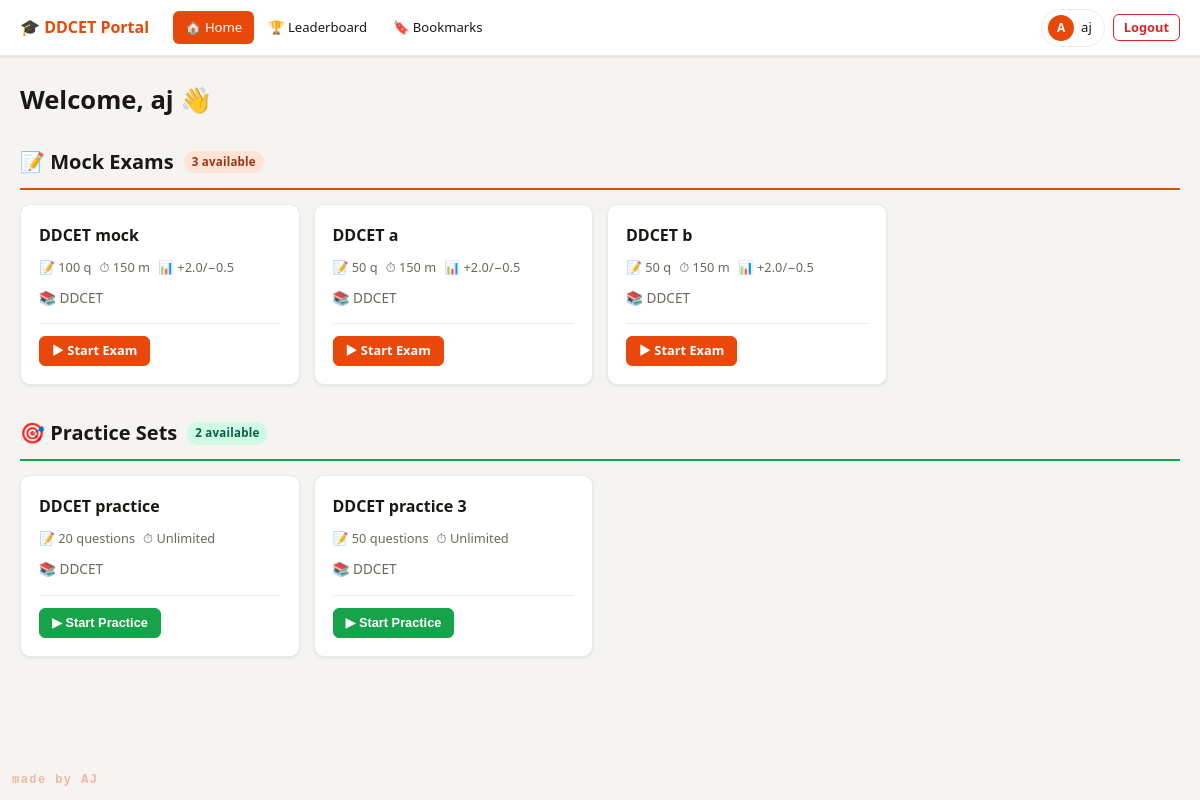
The page /student/home (signed in) on the database its author committed.
### models.py (models this page shows)
class User(UserMixin, db.Model):
    __tablename__ = 'users'
    id = db.Column(db.Integer, primary_key=True, autoincrement=True)
    name = db.Column(db.String(100), nullable=False)
    email = db.Column(db.String(150), unique=True, nullable=False)
    enrollment_number = db.Column(db.String(50), unique=True, nullable=False)
    engineering_branch = db.Column(db.String(100), nullable=False, default='Other')
    password = db.Column(db.String(255), nullable=False)
    role = db.Column(db.String(20), default='student')
    created_at = db.Column(db.DateTime, default=lambda: datetime.now(timezone.utc))
    is_active_user = db.Column(db.Boolean, default=True)
    last_login = db.Column(db.DateTime, nullable=True)
    @property
    def is_active(self):
        return self.is_active_user

class QuestionBank(db.Model):
    __tablename__ = 'question_banks'
    id = db.Column(db.Integer, primary_key=True, autoincrement=True)
    name = db.Column(db.String(150), nullable=False)
    description = db.Column(db.Text, default='')
    year = db.Column(db.Integer, nullable=True)
    section = db.Column(db.Integer, default=0)
    is_active = db.Column(db.Boolean, default=True)
    created_by = db.Column(db.Integer, db.ForeignKey('users.id'))
    created_at = db.Column(db.DateTime, default=lambda: datetime.now(timezone.utc))
    question_count = db.Column(db.Integer, default=0)
    questions = db.relationship('Question', backref='bank', lazy='dynamic',
                                cascade='all, delete-orphan')
    creator = db.relationship('User', foreign_keys=[created_by])

class ExamConfig(db.Model):
    __tablename__ = 'exam_configs'
    id = db.Column(db.Integer, primary_key=True, autoincrement=True)
    name = db.Column(db.String(150), nullable=False)
    mode = db.Column(db.String(20), default='exam')
    bank_ids = db.Column(db.Text, nullable=False, default='[]')
    total_questions = db.Column(db.Integer, default=100)
    duration_minutes = db.Column(db.Integer, default=150)
    marks_correct = db.Column(db.Float, default=2.0)
    marks_wrong = db.Column(db.Float, default=0.5)
    section_filter = db.Column(db.Integer, default=0)
    topic_filter = db.Column(db.Text, default='')
    is_active = db.Column(db.Boolean, default=True)
    allow_reattempt = db.Column(db.Boolean, default=False)
    created_by = db.Column(db.Integer, db.ForeignKey('users.id'))
    created_at = db.Column(db.DateTime, default=lambda: datetime.now(timezone.utc))
    end_date = db.Column(db.DateTime, nullable=True)
    creator = db.relationship('User', foreign_keys=[created_by])

### student.py (the view, shortened to what this page needs)
@student_bp.route('/home')
@login_required
@student_required
def home():
    exam_configs = ExamConfig.query.filter_by(mode='exam', is_active=True).all()
    exam_data = []
    for config in exam_configs:
        attempt = TestAttempt.query.filter_by(
            user_id=current_user.id,
            config_id=config.id,
            mode='exam'
        ).order_by(TestAttempt.started_at.desc()).first()
        status = 'available'
        attempt_id = None
        exam_data.append({
            'config': config,
            'bank_names': get_bank_names(config),
            'status': status,
            'attempt_id': attempt_id
        })
    all_attempts = TestAttempt.query.filter_by(
        user_id=current_user.id,
        mode='exam',
        status='submitted'
    ).all()
    topic_stats = {}
    weak_topics = []
    weak_topics.sort(key=lambda x: x['accuracy'])
    weak_topics = weak_topics[:3] # Top 3 weakest
    practice_configs = ExamConfig.query.filter_by(mode='practice', is_active=True).all()
    practice_data = []
    for config in practice_configs:
        sessions = PracticeSession.query.filter_by(
            user_id=current_user.id,
            config_id=config.id
        ).all()
        total_answered = sum(s.total_answered for s in sessions)
        total_correct = sum(s.total_correct for s in sessions)
        accuracy = round(total_correct / total_answered * 100, 1) if total_answered > 0 else 0
        topics = []
        if config.topic_filter and config.topic_filter.strip():
            topics = [t.strip() for t in config.topic_filter.split(',') if t.strip()]
        practice_data.append({
            'config': config,
            'bank_names': get_bank_names(config),
            'accuracy': accuracy,
            'total_answered': total_answered,
            'total_correct': total_correct,
            'topics': topics
        })
    history = TestAttempt.query.filter_by(
        user_id=current_user.id,
        mode='exam'
    ).order_by(TestAttempt.started_at.desc()).all()
    return render_template('student/home.html',
                           exam_data=exam_data,
                           practice_data=practice_data,
                           history=history,
                           weak_topics=weak_topics)

### auth.py (called while the page is built)
def generate_csrf_token():
    if '_csrf_token' not in session:
        session['_csrf_token'] = secrets.token_hex(32)
    return session['_csrf_token']

@auth_bp.before_app_request
def inject_csrf():
    from flask import g
    g.csrf_token = generate_csrf_token()

### student.py (called while the page is built)
def student_required(f):
    from functools import wraps
    @wraps(f)
    def decorated(*args, **kwargs):
        if not current_user.is_authenticated or current_user.role != 'student':
            abort(403)
        return f(*args, **kwargs)
    return decorated

def get_bank_names(config):
    try:
        bank_ids = json.loads(config.bank_ids) if config.bank_ids else []
    except (json.JSONDecodeError, TypeError):
        bank_ids = []
    banks = QuestionBank.query.filter(QuestionBank.id.in_(bank_ids)).all()
    return ', '.join(b.name for b in banks)

### templates/student/home.html (shortened to what this page needs)
{% extends "base.html" %}
{% block content %}
<div class="main-content">
    <h1 style="margin-bottom: 30px;">Welcome, {{ current_user.name }} 👋</h1>
    {% if exam_data %}
    <div class="home-section section-exam">
        <div class="home-section-header">
            <h2>📝 Mock Exams</h2>
            <span class="badge badge-exam">{{ exam_data|length }} available</span>
        </div>
        <div class="config-cards">
            {% for item in exam_data %}
            <div class="config-card">
                <h3>{{ item.config.name }}</h3>
                <div class="config-meta">
                    <span>📝 {{ item.config.total_questions }} q</span>
                    <span>⏱ {{ item.config.duration_minutes }} m</span>
                    <span>📊 +{{ item.config.marks_correct }}/−{{ item.config.marks_wrong }}</span>
                </div>
                <p class="text-muted"
                    style="font-size:.85rem; margin-bottom: 12px; white-space: nowrap; overflow: hidden; text-overflow: ellipsis;">
                    📚 {{ item.bank_names }}</p>
                <div class="config-footer">
                    {% if item.status == 'completed' %}
                    <a href="{{ url_for('student.result', attempt_id=item.attempt_id) }}"
                        class="btn btn-success btn-sm">✓ Completed — View Result</a>
                    {% elif item.status == 'in_progress' %}
                    <a href="{{ url_for('student.start_exam', config_id=item.config.id) }}"
                        class="btn btn-warning btn-sm">▶ Resume / Re-enter Exam</a>
                    {% else %}
                    <a href="{{ url_for('student.exam_instructions', config_id=item.config.id) }}"
                        class="btn btn-primary btn-sm">▶ Start Exam</a>
                    {% endif %}
                </div>
            </div>
            {% endfor %}
        </div>
    </div>
    {% endif %}
    {% if practice_data %}
    <div class="home-section section-practice">
        <div class="home-section-header">
            <h2>🎯 Practice Sets</h2>
            <span class="badge badge-practice">{{ practice_data|length }} available</span>
        </div>
        <div class="config-cards">
            {% for item in practice_data %}
            <div class="config-card">
                <h3>{{ item.config.name }}</h3>
                <div class="config-meta">
                    <span>📝 {{ item.config.total_questions }} questions</span>
                    <span>⏱ Unlimited</span>
                </div>
                <p class="text-muted" style="font-size:.85rem; margin-bottom: 12px;">📚 {{ item.bank_names }}</p>
                <div class="config-footer">
                    <form action="{{ url_for('student.start_practice', config_id=item.config.id) }}" method="POST"
                        style="display:inline;">
                        <button type="submit" class="btn btn-success btn-sm">▶ Start Practice</button>
                    </form>
                </div>
            </div>
            {% endfor %}
        </div>
    </div>
    {% endif %}
</div>
{% endblock %}

### templates/base.html (shortened to what this page needs)
<!DOCTYPE html>
<html lang="en">
<head>
    <link rel="stylesheet" href="{{ url_for('static', filename='css/main.css') }}">
</head>
<body>
    {% block nav %}
    <nav class="nav-light">
        <a href="/" class="logo">🎓 DDCET Portal</a>
        {% if current_user.is_authenticated %}
        <div class="nav-desktop-links">
            {% if current_user.role == 'admin' %}
            <a href="{{ url_for('admin.dashboard') }}"
                class="nav-item {% if request.endpoint == 'admin.dashboard' %}active{% endif %}">🏠 Dashboard</a>
            <a href="{{ url_for('admin.banks') }}"
                class="nav-item {% if request.endpoint and 'bank' in request.endpoint %}active{% endif %}">Banks</a>
            <a href="{{ url_for('admin.configs') }}"
                class="nav-item {% if request.endpoint and 'config' in request.endpoint %}active{% endif %}">Configs</a>
            <a href="{{ url_for('admin.attempts') }}"
                class="nav-item {% if request.endpoint in ['admin.attempts', 'admin.attempt_detail'] %}active{% endif %}">Attempts</a>
            <a href="{{ url_for('admin.practice_sessions') }}"
                class="nav-item {% if request.endpoint == 'admin.practice_sessions' %}active{% endif %}">Sessions</a>
            <a href="{{ url_for('admin.analytics') }}"
                class="nav-item {% if request.endpoint and 'analytics' in request.endpoint %}active{% endif %}">Analytics</a>
            <a href="{{ url_for('admin.users') }}"
                class="nav-item {% if request.endpoint == 'admin.users' %}active{% endif %}">Users</a>
            {% else %}
            <a href="{{ url_for('student.home') }}"
                class="nav-item {% if request.endpoint == 'student.home' %}active{% endif %}">🏠 Home</a>
            <a href="{{ url_for('student.leaderboard') }}"
                class="nav-item {% if request.endpoint == 'student.leaderboard' %}active{% endif %}">🏆 Leaderboard</a>
            <a href="{{ url_for('student.bookmarks') }}"
                class="nav-item {% if request.endpoint == 'student.bookmarks' %}active{% endif %}">🔖 Bookmarks</a>
            {% endif %}
        </div>
        <div class="nav-desktop-actions">
            <a href="{{ url_for('auth.profile') }}" class="nav-user-chip">
                <span class="user-avatar-sm">{{ current_user.name[0]|upper }}</span>
                <span class="nav-user-name-sm">{{ current_user.name.split()[0] }}</span>
            </a>
            <a href="{{ url_for('auth.logout') }}" class="btn btn-outline btn-sm"
                style="color:var(--red);border-color:var(--red);">Logout</a>
        </div>
        {% endif %}
    </nav>
    {% endblock %}
    {% block content %}{% endblock %}
    <div style="
        position: fixed;
        bottom: 10px;
        left: 12px;
        font-size: 12px;
        font-weight: 700;
        font-family: var(--font-mono, monospace);
        color: var(--primary, #e8480a);
        opacity: 0.35;
        letter-spacing: 0.12em;
        user-select: none;
        pointer-events: none;
        z-index: 9999;
    ">made by AJ</div>
</body>
</html>

### templates/base.html (style rules this page uses)
.nav-item.active { background: var(--primary, #4f46e5); color: #fff !important; border-radius: 6px; }

### rows shown on the page
User: name "A", name "aj"
QuestionBank: config.name "DDCET mock", config.total_questions "100", config.duration_minutes "150", config.marks_correct "2.0", config.marks_wrong "0.5", bank_names "DDCET", config.name "DDCET a", config.total_questions "50", config.name "DDCET b", config.name "DDCET practice", config.total_questions "20", config.name "DDCET practice 3"

### other values the page prints
{{ exam_data|length }} "3"
{{ practice_data|length }} "2"
